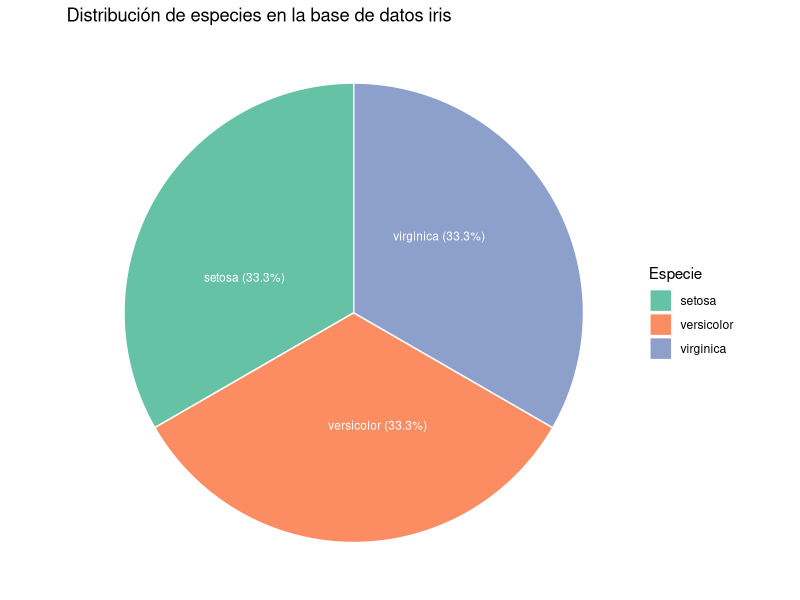

Generate this figure with R:
library(dplyr)
library(ggplot2)

conteo.especies <- iris %>%
  group_by(Species) %>%
  summarise(Cantidad = n()) %>%  
  mutate(
    porcentaje = round(Cantidad / sum(Cantidad) * 100, 1),
    etiqueta = paste0(Species, " (", porcentaje, "%)")
  )

conteo.especies %>% 
  ggplot(aes(x = "", y = Cantidad, fill = Species)) +
  geom_bar(stat = "identity", width = 1, color = "white") +
  coord_polar("y", start = 0) +
  geom_text(aes(label = etiqueta),
            position = position_stack(vjust = 0.4),
            color = "white", size = 3) +
  scale_fill_brewer(palette = "Set2") +
  labs(
    title = "Distribución de especies en la base de datos iris",
    fill = "Especie"
  ) +
  theme_void()
